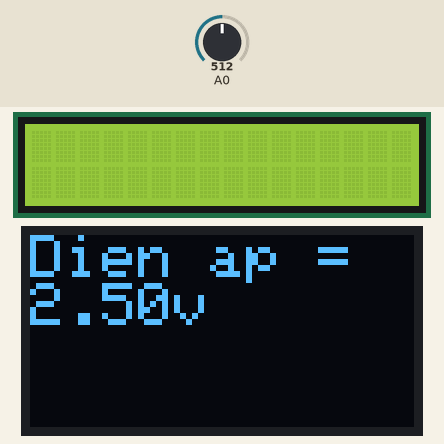
This sketch was run on a simulated Arduino Uno, built with avr-gcc and run on an emulated ATmega328P. Shown: 16×2 character LCD, 128×64 one-colour display. The inputs (shaded band) are chosen by the test bench; at power-on: A0 = 512. What the sketch prints to the serial monitor is not drawn.

Above: at 3.2 s.
3.3 s: A0 set to 495
At 5.4 s:
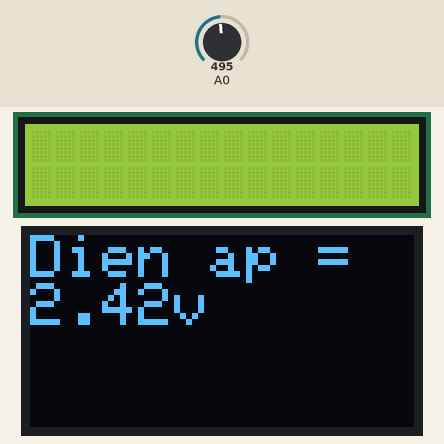
5.7 s: A0 set to 604
At 7.5 s:
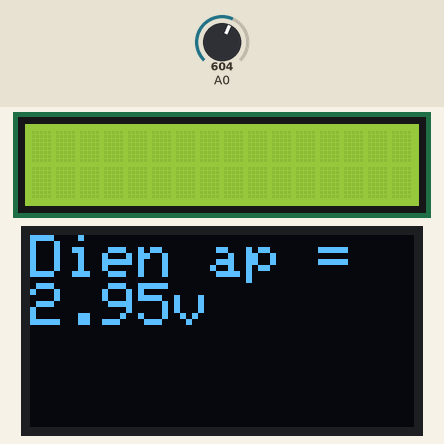
7.8 s: A0 set to 621
At 8.7 s:
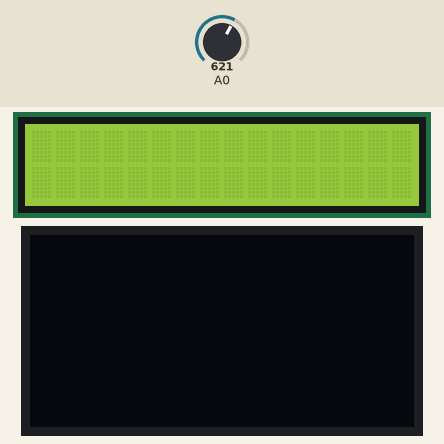
9.9 s: A0 set to 511
At 11.2 s:
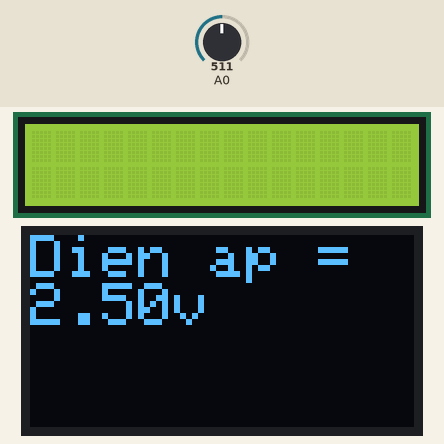
12.0 s: A0 set to 716
At 13.4 s:
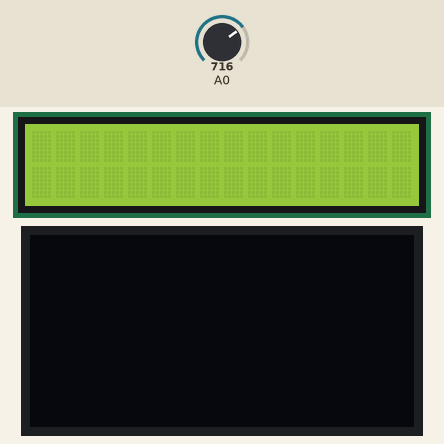
Timing chart, 0 to 15.0 s (numbered marks = the images above; inputs shaded):
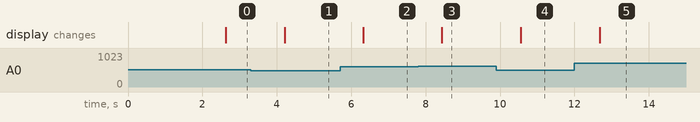

Measured:
- the behaviour switches between 511 and 510 on A0 (found by bisection; images 0 and 1)
- the behaviour switches between 613 and 614 on A0 (found by bisection; images 2 and 3)
- after the input at 3.3 s, the display: changes after 0.91 s (image 1)
- after the input at 5.7 s, the display: changes after 0.62 s (image 2)
- after the input at 7.8 s, the display: changes after 0.64 s (image 3)
- after the input at 9.9 s, the display: changes after 0.66 s (image 4)
- after the input at 12.0 s, the display: changes after 0.68 s (image 5)

The sketch:

hi_n_th__l_n_OLED_v__LCD.ino
```cpp
//Bình thường giá trị điện áp lấy từ cầu phân áp của
//quang trở sẽ hiển thị trên LCD

//Khi có ánh sáng từ đèn flash chiếu vào thì kết quả
//điện áp hiển thị lên OLED

//Bth V = 3.33v
//Flash V = 0.24v
#include <LiquidCrystal.h>

const int RS = 9, EN = 8, D4 = 5, D5 = 4, D6 = 3, D7 = 2;
LiquidCrystal lcd(RS, EN, D4, D5, D6, D7);


#include <Wire.h>
#include <Adafruit_GFX.h>
#include <Adafruit_SSD1306.h>

#define SCREEN_WIDTH 128 // OLED display width,  in pixels
#define SCREEN_HEIGHT 64 // OLED display height, in pixels

// declare an SSD1306 display object connected to I2C
Adafruit_SSD1306 oled(SCREEN_WIDTH, SCREEN_HEIGHT, &Wire, -1);


void setup() {
  pinMode(A0, INPUT);   //Đọc điện áp

  pinMode(2, OUTPUT);   //Chân LCD
  pinMode(3, OUTPUT);
  pinMode(4, OUTPUT);
  pinMode(5, OUTPUT);

  pinMode(8, OUTPUT);   //RS & E
  pinMode(9, OUTPUT);

  Serial.begin(9600);

  lcd.begin(16,2);

  // initialize OLED display with address 0x3C for 128x64
  if (!oled.begin(SSD1306_SWITCHCAPVCC, 0x3C)) {
    Serial.println(F("SSD1306 allocation failed"));
    while (true);
  }

  delay(2000);

  oled.clearDisplay();

  oled.setTextSize(2);
  oled.setTextColor(WHITE);

}

void loop() {
  long gia_tri = analogRead(A0);
  float volt = gia_tri * 5.0 / 1023;
  Serial.println(volt);
  delay(500);
  lcd.setCursor(0,0);
  if(volt>3){
    oled.clearDisplay();

    lcd.print("Dien ap = ");
    lcd.print(volt);
    lcd.clear();

    Serial.print("Dien ap = ");
    Serial.print(volt);
    Serial.print("v");

    oled.print("");
    oled.display();
  }
  else{
    oled.setCursor(0,0);
    oled.print("Dien ap = ");
    oled.print(volt);
    oled.print("v");
    oled.display();
    oled.clearDisplay();

  }
}
```
